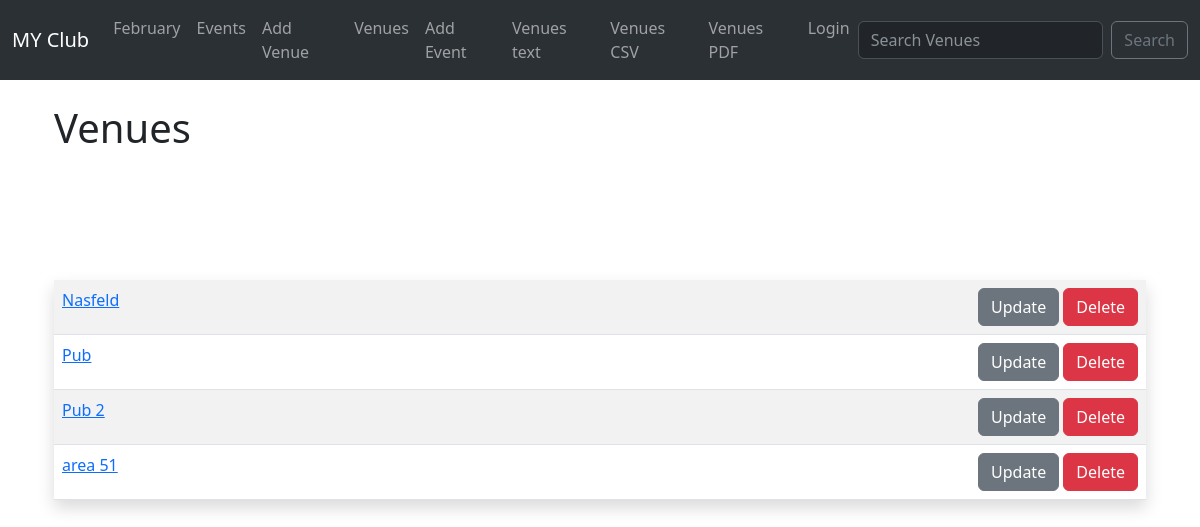
Page /venues on the earlier database version.
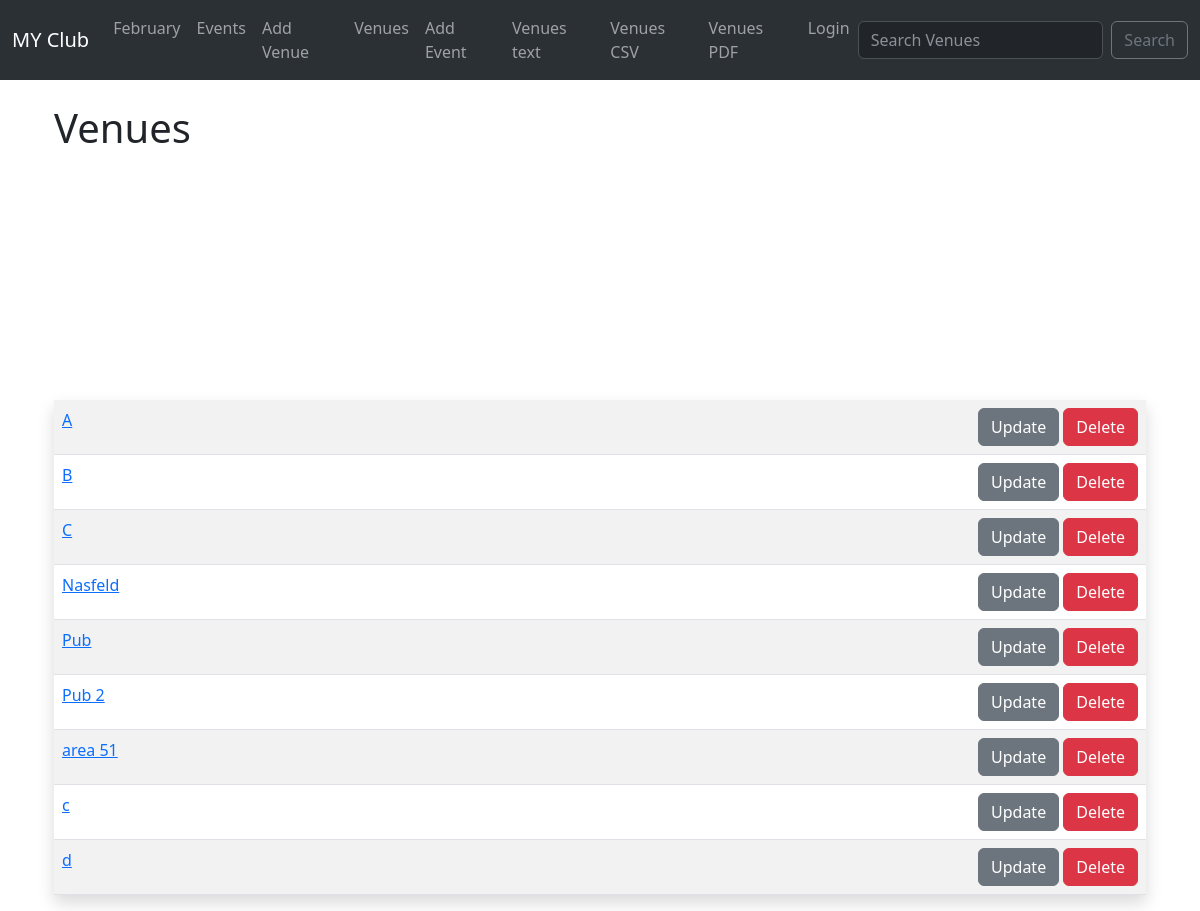
Same page on the later database version.
### events/models.py (models this page shows)
class Venue(models.Model):
	name = models.CharField('Venue Name', max_length=120)
	address = models.CharField(max_length=120, blank=True)
	zip_code = models.CharField('Zip_code', max_length=120, blank=True)
	phone = models.CharField('Contact Phone', max_length=120, blank=True)
	web = models.URLField('Website Address', blank=True)
	email_address = models.EmailField('Email Address', blank=True)
	def __str__(self):
		return self.name

### events/views.py (the view)
# urls.py: path('venues', views.venues, name="venues"),
def venues(request):
	venue_list = Venue.objects.all().order_by('name')
	return render(request, 'events/venues.html',{
		'venue_list': venue_list,
		})

### events/templates/events/venues.html
{% extends 'events/base.html' %}
{% block content %}
<div class="container">
<table class="table table-hover table-striped shadow">
<h1> Venues </h1>
<br/>
	{% for venue in venue_list %}
		<tr>
			<td>
		  		<a href="{% url 'show_venue' venue.id %}" >{{ venue }}  </a>
			</td>
			<td align='right'>
		  		<a class="btn btn-secondary" href="{% url 'update_venue' venue.id %}" > Update </a>
		  		<a class="btn btn-danger" href="{% url 'delete_venue' venue.id %}" > Delete </a><br/>
			</td>
		</tr>
		<br/>
	{% endfor %}
</table>
</div>
{%  endblock %}

Differences in the rows shown:
added Venue: name "A"
added Venue: name "B"
added Venue: name "C"
added Venue: name "c"
added Venue: name "d"
